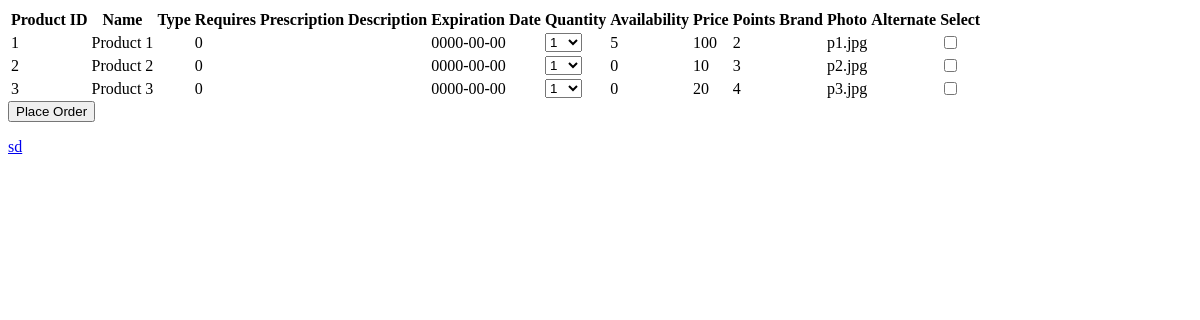
Page /wh.php on the earlier database version.
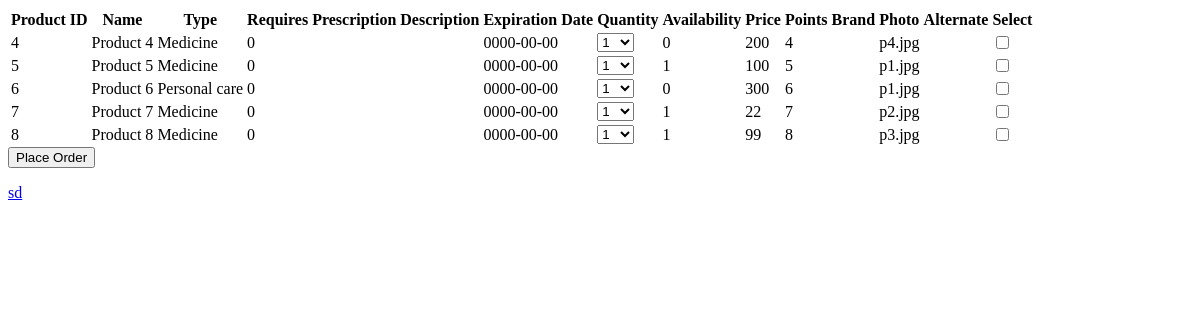
Same page on the later database version.
### wh.php (the view, shortened to what this page needs)
<?php
include '../Pharmacy/Connection/init.php';
$stmt = $db->prepare("SELECT * FROM `product data`");
$stmt->execute();
$products = $stmt->fetchAll(PDO::FETCH_ASSOC);
echo "<form method='POST' id='order-form'>";
echo "<table>";
echo "<tr>";
echo "<th>Product ID</th>";
echo "<th>Name</th>";
echo "<th>Type</th>";
echo "<th>Requires Prescription</th>";
echo "<th>Description</th>";
echo "<th>Expiration Date</th>";
echo "<th>Quantity</th>";
echo "<th>Availability</th>";
echo "<th>Price</th>";
echo "<th>Points</th>";
echo "<th>Brand</th>";
echo "<th>Photo</th>";
echo "<th>Alternate</th>";
echo "<th>Select</th>";
echo "</tr>";
foreach ($products as $product) {
    $productId = $product['ProductID'];
    $productName = $product['Name'];
    $productType = $product['Type'];
    $requiresPrescription = $product['RequiresPrescription'];
    $description = $product['Description'];
    $expireDate = $product['ExpireDate'];
    $availability = $product['Availability'];
    $price = $product['Price'];
    $points = $product['Points'];
    $brand = $product['Brand'];
    $photo = $product['Photo'];
    $alternate = $product['Alternate'];
    echo "<tr>";
    echo "<td>$productId</td>";
    echo "<td>$productName</td>";
    echo "<td>$productType</td>";
    echo "<td>$requiresPrescription</td>";
    echo "<td>$description</td>";
    echo "<td>$expireDate</td>";
    echo "<td><select name='quantities[]' class='quantity-select'>";
   for ($i = 1; $i <= 10; $i++) {
    echo"<option value='";
    echo $i;
    echo"'>";
    echo $i;
    echo"</option>";
    }
    echo"</select></td>";
    echo "<td>$availability</td>";
    echo "<td>$price</td>";
    echo "<td><span class='points'>$points</span></td>";
    echo "<td>$brand</td>";
    echo "<td>$photo</td>";
    echo "<td>$alternate</td>";
    echo "<td><input type='checkbox' name='products[]' value='$productId'></td>";
    echo "</tr>";
}
echo "</table>";
echo "<button type='submit'>Place Order</button>";
echo "</form>";
echo "<a href='../Pharmacy/Interface/HomePageAdmin.php'> sd </a> ";
?>

Differences in the rows shown:
removed product data: ProductID "1", Name "Product 1", RequiresPrescription "0", ExpireDate "0000-00-00", Availability "5", Price "100", Points "2", Photo "p1.jpg"
removed product data: ProductID "2", Name "Product 2", RequiresPrescription "0", ExpireDate "0000-00-00", Availability "0", Price "10", Points "3", Photo "p2.jpg"
removed product data: ProductID "3", Name "Product 3", RequiresPrescription "0", ExpireDate "0000-00-00", Availability "0", Price "20", Points "4", Photo "p3.jpg"
added product data: ProductID "4", Name "Product 4", Type "Medicine", RequiresPrescription "0", ExpireDate "0000-00-00", Availability "0", Price "200", Points "4", Photo "p4.jpg"
added product data: ProductID "5", Name "Product 5", Type "Medicine", RequiresPrescription "0", ExpireDate "0000-00-00", Availability "1", Price "100", Points "5", Photo "p1.jpg"
added product data: ProductID "6", Name "Product 6", Type "Personal care", RequiresPrescription "0", ExpireDate "0000-00-00", Availability "0", Price "300", Points "6", Photo "p1.jpg"
added product data: ProductID "7", Name "Product 7", Type "Medicine", RequiresPrescription "0", ExpireDate "0000-00-00", Availability "1", Price "22", Points "7", Photo "p2.jpg"
added product data: ProductID "8", Name "Product 8", Type "Medicine", RequiresPrescription "0", ExpireDate "0000-00-00", Availability "1", Price "99", Points "8", Photo "p3.jpg"
